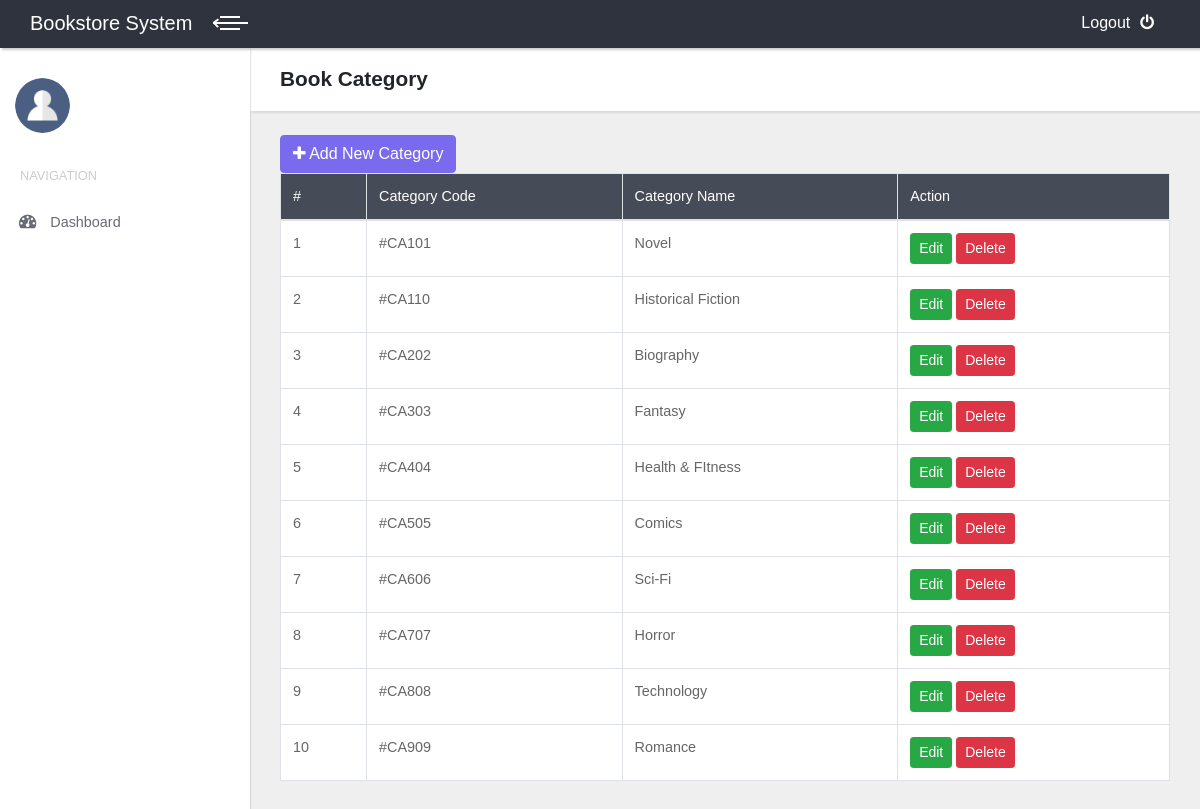
Page /index.php/kategori on the committed database.
### tables this page shows
CREATE TABLE `kategori_buku` (
  `kode_kategori` int(11) NOT NULL,
  `nama_kategori` varchar(100) NOT NULL
);

### application/controllers/Kategori.php (called while the page is built, shortened)
<?php
class Kategori extends CI_Controller {
	public function __construct()
	{
		$this->load->model('m_kategori','kat');
	}
	public function index()
	{
		$data['tampil_kategori']=$this->kat->tampil_kategori();
		$data['konten']="v_kategori";
		$this->load->view('template', $data);
	}
}

### index.php (called while the page is built, shortened)
<?php
require_once BASEPATH.'core/CodeIgniter.php';

### application/models/M_kategori.php (called while the page is built, shortened)
<?php
class M_kategori extends CI_Model {
	public function tampil_kategori()
	{
		$tm_kategori=$this->db->get('kategori_buku')->result();
		return $tm_kategori;
	}
}

### application/views/v_kategori.php (the view, shortened to what this page needs)
<header class="page-header">
  <div class="container-fluid">
    <h2 class="no-margin-bottom">Book Category</h2>
  </div>
</header>
<div class="container-fluid">
<div class="table-agile-info">
	<div class="panel panel-default">
<br><a href="#tambah" data-toggle="modal" class="btn btn-primary pull-left"><i class="fa fa-plus"></i> Add New Category</a><br>
<table class="table table-hover table-bordered" id="example" ui-options=ui-options="{
        &quot;paging&quot;: {
          &quot;enabled&quot;: true
        },
        &quot;filtering&quot;: {
          &quot;enabled&quot;: true
        },
        &quot;sorting&quot;: {
          &quot;enabled&quot;: true
        }}">
<thead style="background-color: #464b58; color:white;">
	<tr>
		<td>#</td>
		<td>Category Code</td>
		<td>Category Name</td>
		<td>Action</td>
	</tr></thead>
	<tbody style="background-color: white;">
	<?php $no=0; foreach ($tampil_kategori as $kat) : $no++;?>
	<tr>
		<td><?=$no?></td>
		<td>#CA<?=$kat->kode_kategori?></td>
		<td><?=$kat->nama_kategori?></td>
		<td>
			<a href="#edit" onclick="edit('<?=$kat->kode_kategori?>')" class="btn btn-success btn-sm" data-toggle="modal">Edit</a>
			<a href="<?=base_url('index.php/kategori/hapus/'.$kat->kode_kategori)?>" onclick="return confirm('Are you sure you want to delete?')" class="btn btn-danger btn-sm">Delete</a>
		</td>
	</tr>
<?php endforeach ?>
</tbody>
</table></div>
</div>

### assets/css/style.default.css (style rules this page uses)
body { overflow-x: hidden; }
a, i, span { display: inline-block; text-decoration: none; -webkit-transition: all 0.3s; transition: all 0.3s; }
.container-fluid { padding: 0 30px; }
header.page-header { padding: 20px 0; }
table { font-size: 0.9em; color: #666; }
.page-header { background: #fff; padding: 20px; -webkit-box-shadow: 2px 2px 2px rgba(0, 0, 0, 0.1); box-shadow: 2px 2px 2px rgba(0, 0, 0, 0.1); position: relative; z-index: 8; }
.no-margin-bottom { margin-bottom: 0 !important; }
.btn { font-weight: 400; border: 1px solid transparent; padding: 0.375rem 0.75rem; font-size: 1rem; line-height: 1.5; border-radius: 0.25rem; -webkit-transition: background-color 0.15s ease-in-out, border-color 0.15s ease-in-out, -webkit-box-shadow 0.15s ease-in-out; transition: background-color 0.15s ease-in-out, border-color 0.15s ease-in-out, -webkit-box-shadow 0.15s ease-in-out; transition: background-color 0.15s ease-in-out, border-color 0.15s ease-in-out, box-shadow 0.15s ease-in-out; transition: background-color 0.15s ease-in-out, border-color 0.15s ease-in-out, box-shadow 0.15s ease-in-out, -webkit-box-shadow 0.15s ease-in-out; }
.btn-primary { color: color-yiq(#796aee); background-color: #796aee; border-color: #796aee; }
.btn-success { color: color-yiq(#28a745); background-color: #28a745; border-color: #28a745; }
.btn-danger { color: color-yiq(#dc3545); background-color: #dc3545; border-color: #dc3545; }
.btn-sm { padding: 0.25rem 0.5rem; font-size: 0.875rem; line-height: 1.5; border-radius: 0.2rem; }
body { font-family: "Poppins", sans-serif; font-size: 1rem; font-weight: 400; line-height: 1.5; color: #212529; background-color: #fff; }
a { color: #796aee; text-decoration: none; }
h1, h2, h3, h4, h5, h6, .h1, .h2, .h3, .h4, .h5, .h6 { margin-bottom: 0.5rem; font-family: inherit; font-weight: 700; line-height: 1.1; color: inherit; }
h2, .h2 { font-size: 1.3rem; }

### rows in the picture
kategori_buku: kode_kategori "101", nama_kategori "Novel"
kategori_buku: kode_kategori "110", nama_kategori "Historical Fiction"
kategori_buku: kode_kategori "202", nama_kategori "Biography"
kategori_buku: kode_kategori "303", nama_kategori "Fantasy"
kategori_buku: kode_kategori "404", nama_kategori "Health & FItness"
kategori_buku: kode_kategori "505", nama_kategori "Comics"
kategori_buku: kode_kategori "606", nama_kategori "Sci-Fi"
kategori_buku: kode_kategori "707", nama_kategori "Horror"
kategori_buku: kode_kategori "808", nama_kategori "Technology"
kategori_buku: kode_kategori "909", nama_kategori "Romance"
